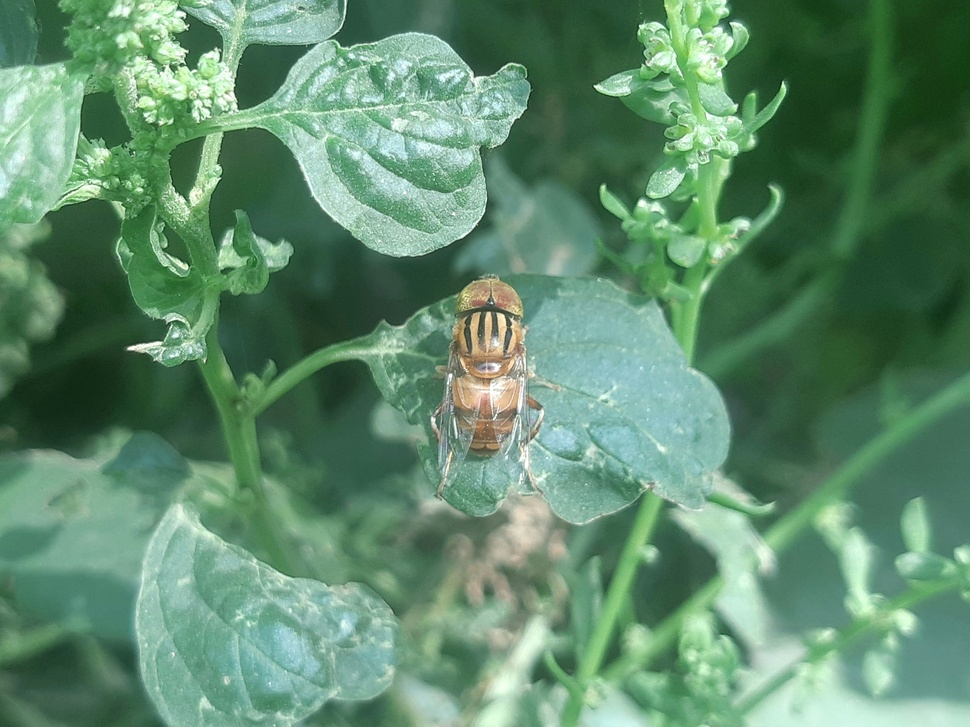
#> input picture ram-kishor-4lWZS0XE1jM-unsplash.jpg, 970 x 727 px, shrunk from 3540 x 2654 before the run, found by its file name
$ python Erosion_Dilution_Opening.py
#> lines starting #> are read from the running program, lines starting #| are printed output that depends on the picture; after the words box and inside, x2 and y2 are one past the last pixel; in counts of white or black regions, pixels touching at a corner belong together
# Python 2/3 compatibility
from __future__ import print_function
import cv2
import numpy as np
import matplotlib.pyplot as plt

# Load the image
image = cv2.imread('/Users/meltemballan/Documents/Image_Processing/CH4_Ballan/ram-kishor-4lWZS0XE1jM-unsplash.jpg', cv2.IMREAD_GRAYSCALE)
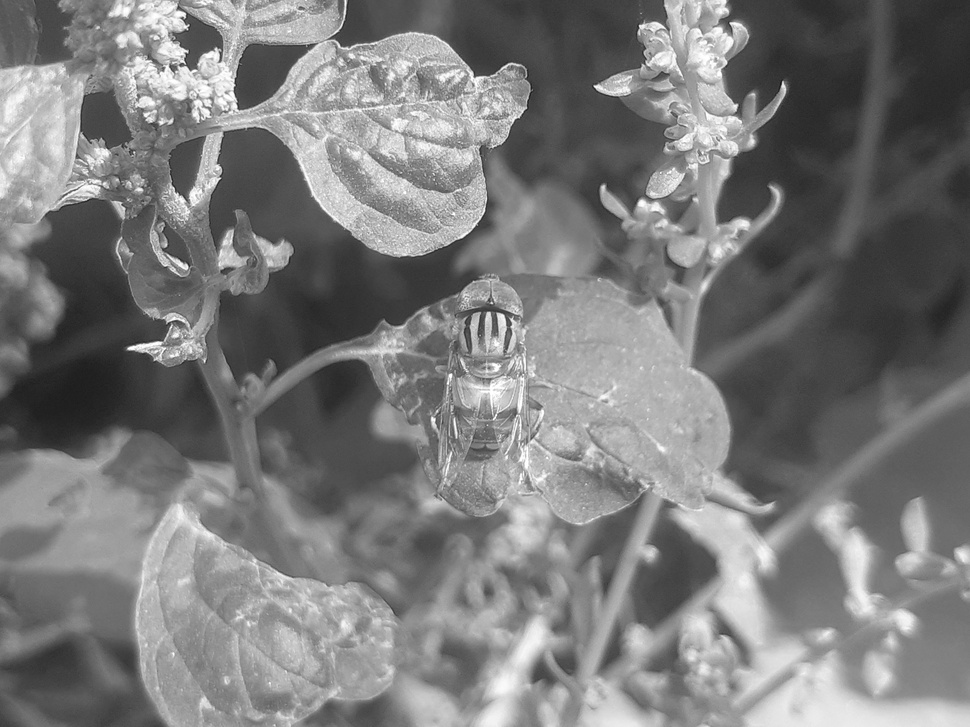
#> image: shape (727, 970); min 19, max 255, mean 122.5
# Convert the filtered image to binary
_, binary_image = cv2.threshold(image, 127, 255, cv2.THRESH_BINARY)
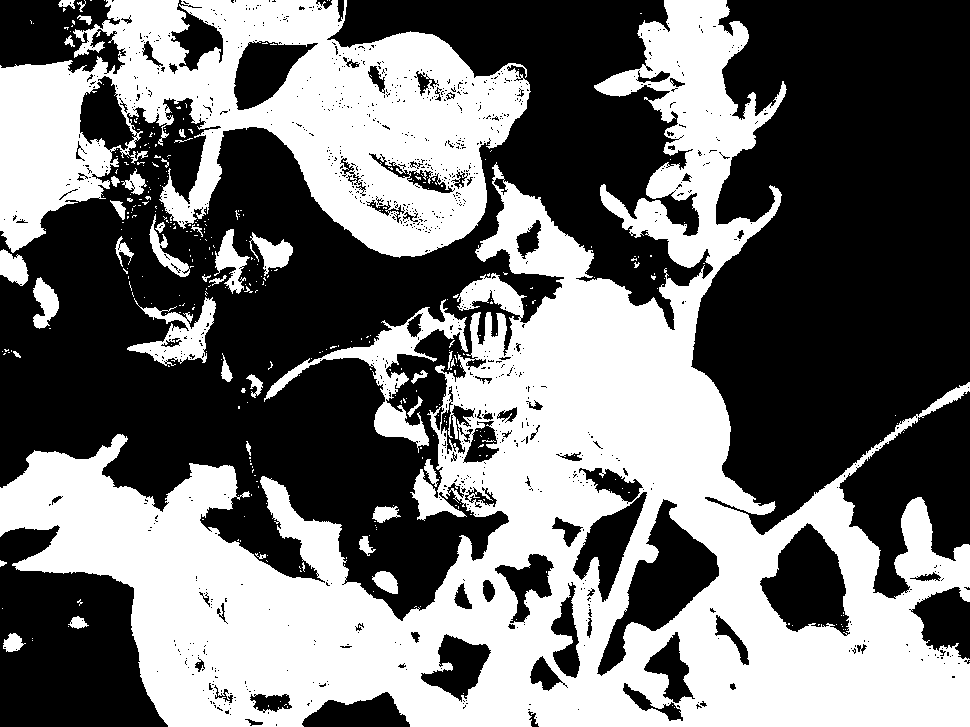
#> binary_image: shape (727, 970); 45% white; 373 white regions (331 under 20 px), largest, box (x1, y1, x2, y2) and area: (0, 0, 970, 727) 228208, (0, 0, 531, 258) 72803, (264, 299, 468, 453) 5332

# Define the structuring element
# In this case, we're using a 11x11 square as the structuring element
structuring_element = np.ones((11, 11), np.uint8)
iter=2
# Apply dilation
dilated_image = cv2.dilate(binary_image, structuring_element,iter)
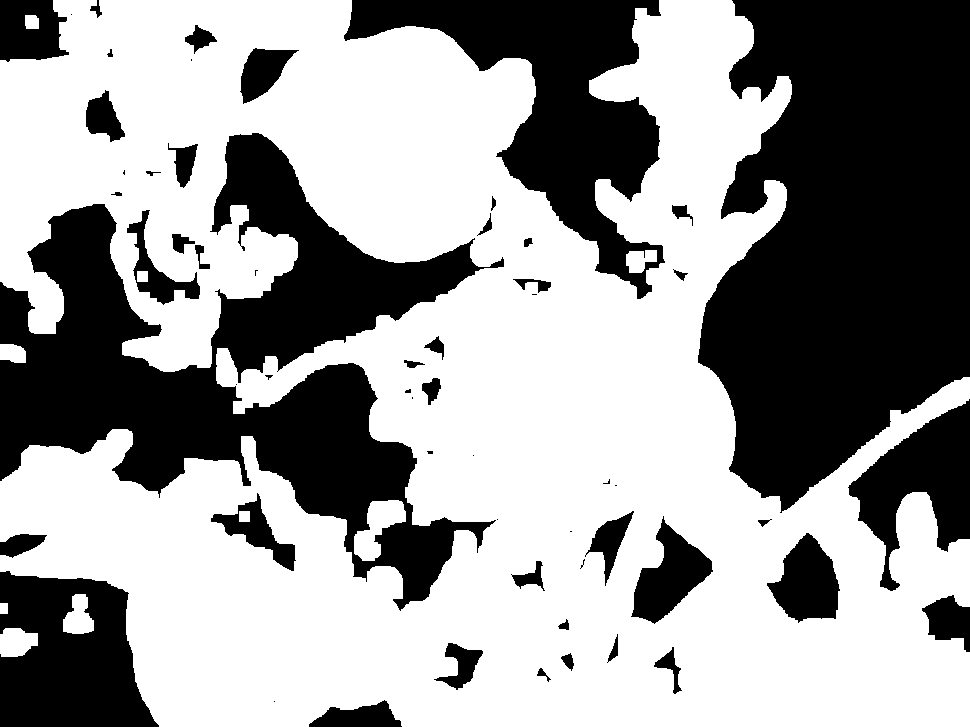
#> dilated_image: shape (727, 970); 60.5% white; 58 black regions (17 under 20 px), largest, box (x1, y1, x2, y2) and area: (698, 0, 970, 513) 103596, (0, 133, 504, 611) 84502, (344, 0, 665, 299) 33492

# Apply erosion
eroded_image = cv2.erode(binary_image, structuring_element,iter)
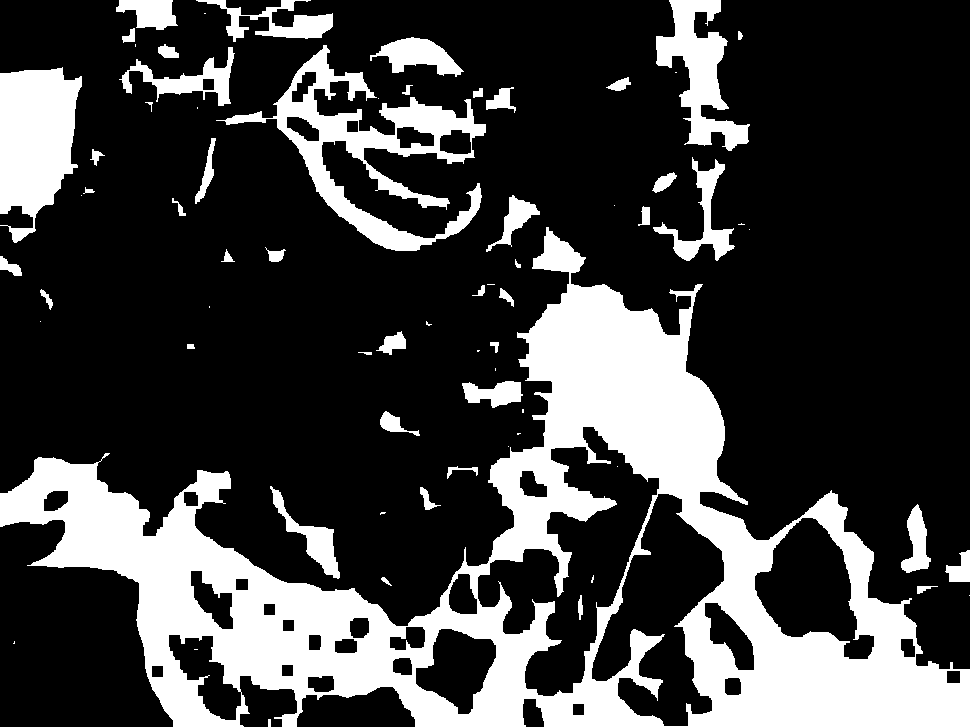
#> eroded_image: shape (727, 970); 25% white; 70 white regions (24 under 20 px), largest, box (x1, y1, x2, y2) and area: (0, 227, 970, 727) 128386, (216, 45, 486, 251) 13029, (0, 67, 82, 243) 10039

# Apply dilation to the eroded image, effectively performing an opening operation
opened_image = cv2.dilate(eroded_image, structuring_element, iter)
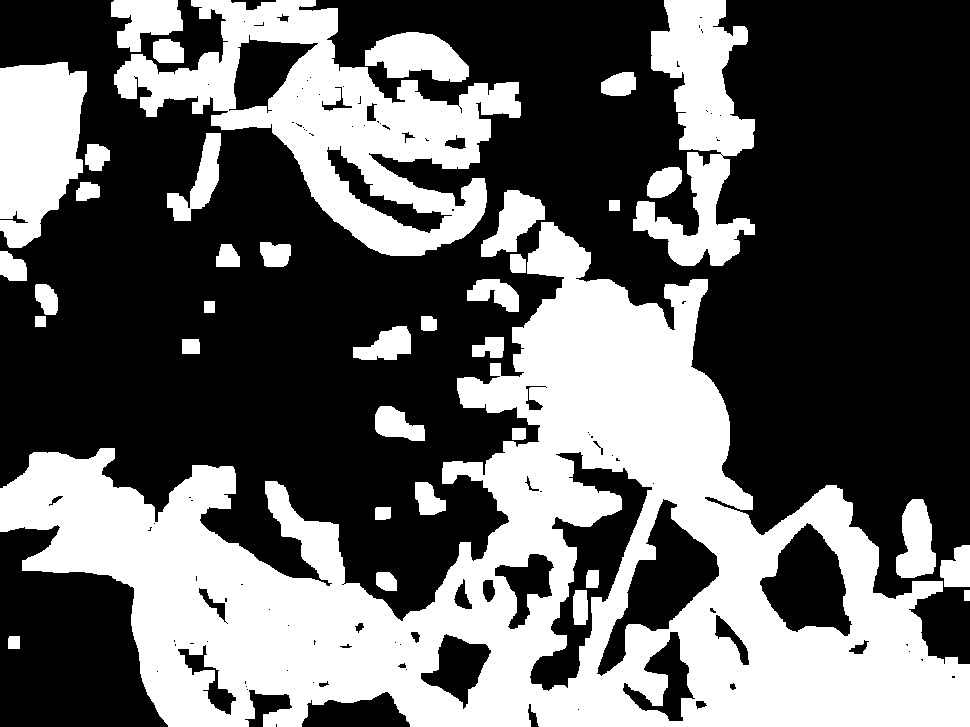
#> opened_image: shape (727, 970); 39% white; 37 white regions, largest, box (x1, y1, x2, y2) and area: (0, 222, 970, 727) 182687, (114, 0, 521, 256) 37809, (633, 0, 755, 266) 15718
# Display the original, dilated, and eroded images
# Apply dilation
dilated_image = cv2.dilate(binary_image, structuring_element, iterations=1)

# Apply erosion to the dilated image, effectively performing a closing operation
closed_image = cv2.erode(dilated_image, structuring_element, iterations=1)
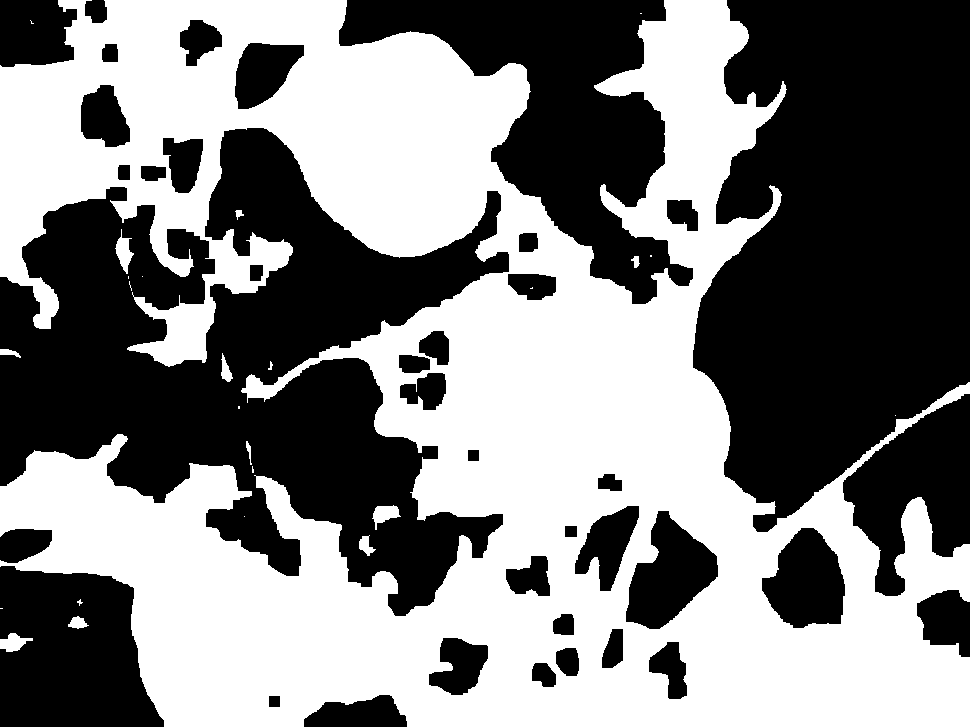
#> closed_image: shape (727, 970); 50.1% white; 38 black regions, largest, box (x1, y1, x2, y2) and area: (0, 128, 509, 616) 117619, (693, 0, 970, 532) 111247, (339, 0, 693, 304) 41727
plt.figure(figsize=(20, 5))

plt.subplot(151)
plt.imshow(binary_image, cmap='gray')
plt.title('Binary Image')

plt.subplot(152)
plt.imshow(dilated_image, cmap='gray')
plt.title('Dilated Image')

plt.subplot(153)
plt.imshow(eroded_image, cmap='gray')
plt.title('Eroded Image')

plt.subplot(154)
plt.imshow(opened_image, cmap='gray')
plt.title('Opened Image')
plt.subplot(155)
plt.imshow(closed_image, cmap='gray')
plt.title('Closed Image')
plt.tight_layout()
plt.show()

$ run again, with bundo-kim-S-TcfjrYVKo-unsplash.jpg copied over ram-kishor-4lWZS0XE1jM-unsplash.jpg
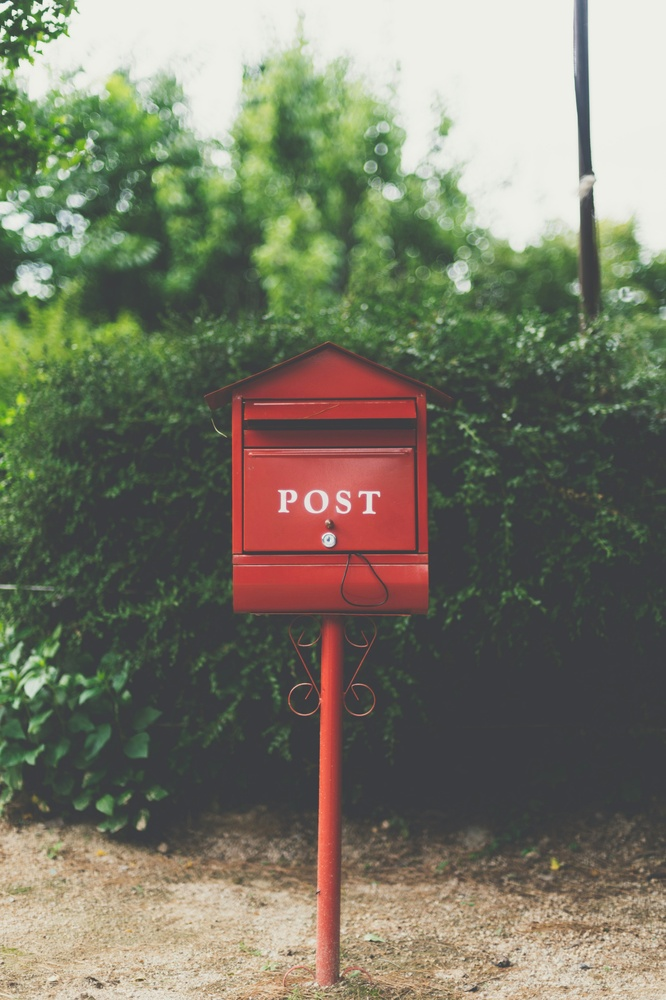
#> input picture bundo-kim-S-TcfjrYVKo-unsplash.jpg, 666 x 1000 px, shrunk from 3219 x 4836 before the run, found by its file name
#> `_, binary_image = cv2.threshold(image, 127, 255, cv2.THRESH_BINARY)`:
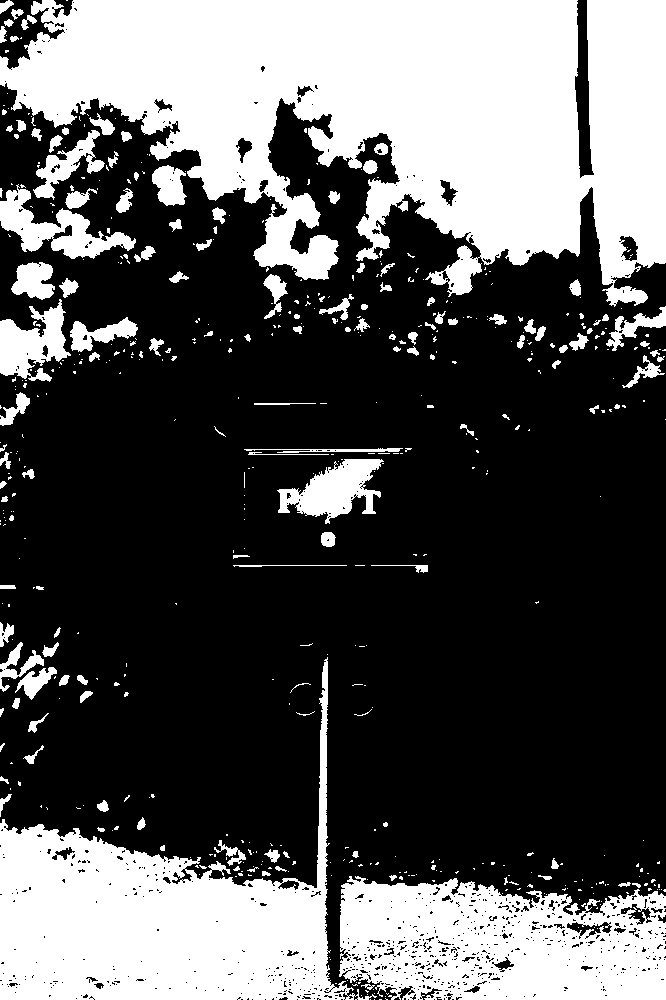
#> binary_image: shape (1000, 666); 34.9% white; 546 white regions (405 under 20 px), largest, box (x1, y1, x2, y2) and area: (0, 0, 666, 307) 124043, (0, 657, 377, 1000) 47614, (339, 876, 666, 1000) 31297
#> dilated_image: shape (1000, 666); 50.9% white; 50 black regions (27 under 20 px), largest, box (x1, y1, x2, y2) and area: (0, 179, 666, 888) 312047, (276, 110, 452, 335) 8647, (0, 120, 44, 183) 1376
#> eroded_image: shape (1000, 666); 20.9% white; 72 white regions (38 under 20 px), largest, box (x1, y1, x2, y2) and area: (0, 0, 585, 260) 80954, (0, 835, 322, 1000) 27684, (587, 0, 666, 272) 17480
#> opened_image: shape (1000, 666); 28.1% white; 37 white regions, largest, box (x1, y1, x2, y2) and area: (0, 0, 666, 277) 114079, (0, 830, 327, 1000) 40315, (462, 923, 666, 1000) 8839
#> `closed_image = cv2.erode(dilated_image, structuring_element, iteration..`:
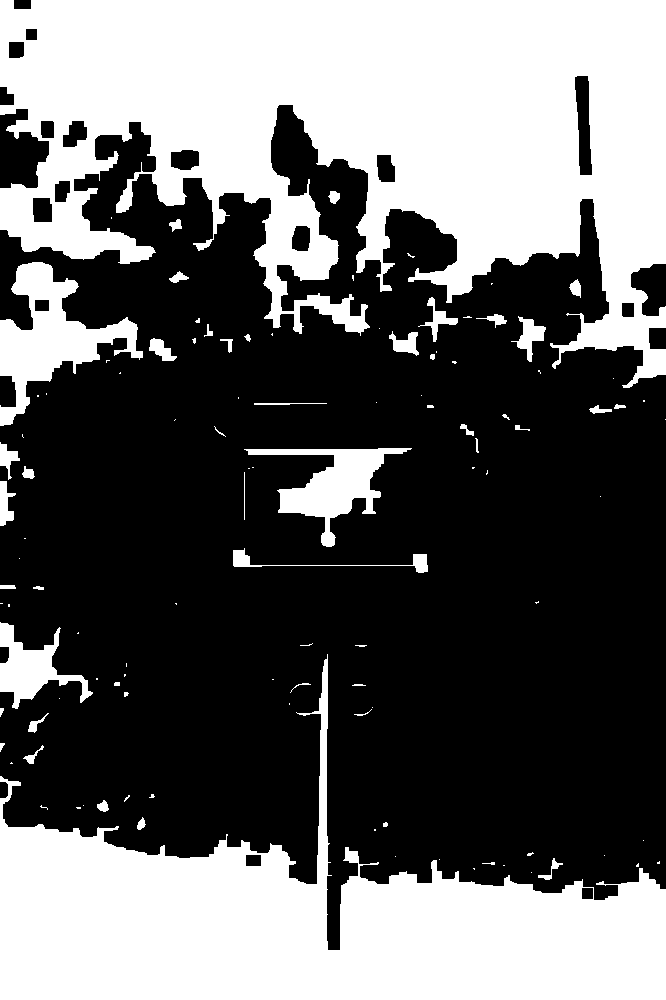
#> closed_image: shape (1000, 666); 39.8% white; 110 white regions (63 under 20 px), largest, box (x1, y1, x2, y2) and area: (0, 0, 666, 388) 151494, (0, 654, 666, 1000) 90940, (0, 262, 143, 426) 8580
